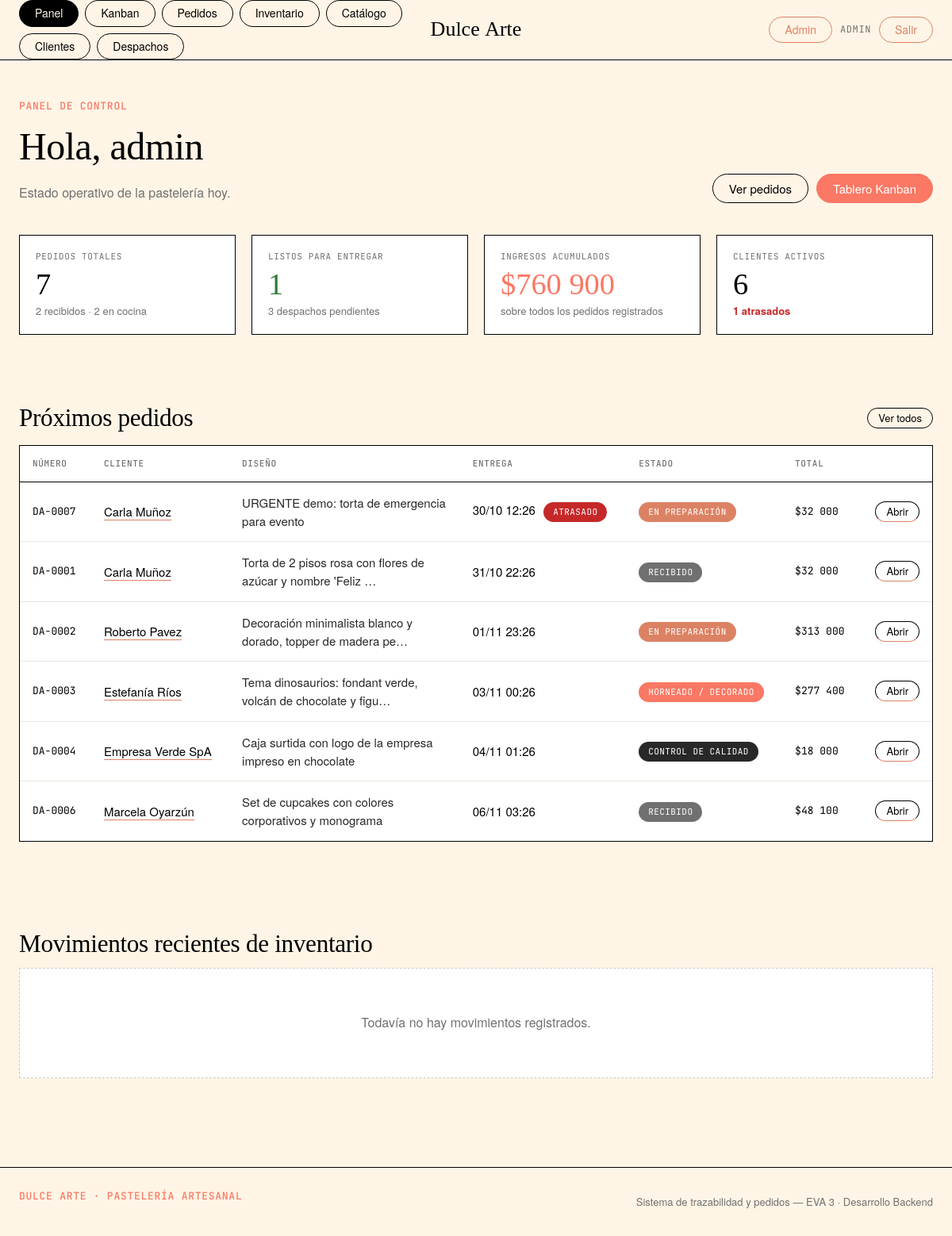
The app's page / (signed in) with its own data.
### core/models.py (models this page shows, shortened)
class TimeStampedModel(models.Model):
    creado = models.DateTimeField("creado", auto_now_add=True)
    actualizado = models.DateTimeField("actualizado", auto_now=True)
    class Meta:
        abstract = True
        ordering = ["-creado"]

class Pedido(TimeStampedModel):
    class Estado(models.TextChoices):
        RECIBIDO = "recibido", "Recibido"
        EN_PREPARACION = "preparacion", "En Preparación"
        HORNEADO = "horneado", "Horneado / Decorado"
        CONTROL = "control", "Control de Calidad"
        LISTO = "listo", "Listo"
    class Prioridad(models.TextChoices):
        NORMAL = "normal", "Normal"
        ALTA = "alta", "Alta"
        URGENTE = "urgente", "Urgente"
    class EstadoDespacho(models.TextChoices):
        PENDIENTE = "pendiente", "Sin despacho"
        EN_RUTA = "en_ruta", "En Ruta"
        ENTREGADO = "entregado", "Entregado"
    numero = models.CharField("número", max_length=20, unique=True, editable=False)
    cliente = models.ForeignKey(
        Cliente,
        on_delete=models.PROTECT,
        related_name="pedidos",
        verbose_name="cliente",
    )
    descripcion_diseño = models.TextField(
        "diseño personalizado",
        help_text="Descripción del diseño: colores, decoración, texto en torta, referencias.",
    )
    ingredientes_especiales = models.TextField(
        "ingredientes especiales",
        blank=True,
        help_text="Alergias, ingredientes adicionales o sustituciones.",
    )
    fecha_entrega = models.DateTimeField("fecha y hora de entrega")
    prioridad = models.CharField(
        "prioridad",
        max_length=10,
        choices=Prioridad.choices,
        default=Prioridad.NORMAL,
    )
    estado = models.CharField(
        "estado",
        max_length=20,
        choices=Estado.choices,
        default=Estado.RECIBIDO,
        db_index=True,
    )
    subtotal = models.DecimalField(
        "subtotal",
        max_digits=10,
        decimal_places=2,
        default=Decimal("0"),
        editable=False,
    )
    descuento = models.DecimalField(
        "descuento",
        max_digits=10,
        decimal_places=2,
        default=Decimal("0"),
        validators=[MinValueValidator(Decimal("0"))],
    )
    total = models.DecimalField(
        "total",
        max_digits=10,
        decimal_places=2,
        default=Decimal("0"),
        editable=False,
    )
    direccion_despacho = models.CharField("dirección de despacho", max_length=255, blank=True)
    estado_despacho = models.CharField(
        "estado de despacho",
        max_length=15,
        choices=EstadoDespacho.choices,
        default=EstadoDespacho.PENDIENTE,
    )
    notas = models.TextField("notas internas", blank=True)
    creador = models.ForeignKey(
        User,
        on_delete=models.SET_NULL,
        null=True,
        blank=True,
        related_name="pedidos_creados",
        verbose_name="creado por",
    )
    insumos_descontados = models.BooleanField(
        "insumos descontados",
        default=False,
        help_text="Marca si el BOM ya descontó el inventario.",
    )
    class Meta:
        verbose_name = "pedido"
        verbose_name_plural = "pedidos"
        ordering = ["fecha_entrega"]
    def get_absolute_url(self):
        return reverse("core:pedido_detalle", args=[self.pk])
    ESTADO_ORDEN = [
        Estado.RECIBIDO,
        Estado.EN_PREPARACION,
        Estado.HORNEADO,
        Estado.CONTROL,
        Estado.LISTO,
    ]
    @property
    def atrasado(self) -> bool:
        return self.fecha_entrega < timezone.now() and self.estado != self.Estado.LISTO

class Cliente(TimeStampedModel):
    nombre = models.CharField("nombre", max_length=180)
    email = models.EmailField("correo", blank=True)
    telefono = models.CharField("teléfono", max_length=30, blank=True)
    direccion = models.CharField("dirección", max_length=255, blank=True)
    comuna = models.CharField("comuna", max_length=120, blank=True)
    notas = models.TextField("notas", blank=True)
    activo = models.BooleanField("activo", default=True)
    class Meta:
        verbose_name = "cliente"
        verbose_name_plural = "clientes"
        ordering = ["nombre"]

### core/views.py (the view)
# urls.py: path("", views.inicio, name="inicio"),
@login_required
def inicio(request):
    pedidos = Pedido.objects.all()
    insumos = Insumo.objects.all()
    ctx = {
        "pedidos_total": pedidos.count(),
        "pedidos_recibidos": pedidos.filter(estado=Pedido.Estado.RECIBIDO).count(),
        "pedidos_preparacion": pedidos.filter(estado=Pedido.Estado.EN_PREPARACION).count(),
        "pedidos_listos": pedidos.filter(estado=Pedido.Estado.LISTO).count(),
        "pedidos_atrasados": sum(1 for p in pedidos if p.atrasado),
        "ingresos_totales": pedidos.aggregate(t=Sum("total"))["t"] or 0,
        "insumos_stock_bajo": [i for i in insumos if i.stock_bajo],
        "despachos_pendientes": Despacho.objects.filter(
            estado__in=[Despacho.Estado.PENDIENTE, Despacho.Estado.EN_RUTA]
        ).count(),
        "clientes_total": Cliente.objects.filter(activo=True).count(),
        "proximos": pedidos.filter(estado__in=[
            Pedido.Estado.RECIBIDO, Pedido.Estado.EN_PREPARACION,
            Pedido.Estado.HORNEADO, Pedido.Estado.CONTROL,
        ]).select_related("cliente")[:6],
        "movimientos": MovimientoInsumo.objects.select_related(
            "insumo", "registrado_por"
        )[:8],
        "categorias": Categoria.objects.filter(activa=True),
    }
    return render(request, "core/inicio.html", ctx)

### core/context_processors.py (called while the page is built)
def rol_usuario(request):
    user = getattr(request, "user", None)
    if user is not None and user.is_authenticated:
        from core.decorators import rol_de
        return {"user_rol": rol_de(user)}
    return {"user_rol": ""}

### core/models.py (called while the page is built)
    @property
    def stock_bajo(self) -> bool:
        return self.stock_actual <= self.stock_minimo

### core/templatetags/core_tags.py (called while the page is built)
@register.filter
def estado_badge(valor):
    color = _ESTADO_COLORS.get(str(valor), "#707070")
    etiqueta = _ESTADO_LABELS.get(str(valor), str(valor).title())
    return format_html(
        '<span class="badge" style="background:{};color:#fff">{}</span>',
        color,
        etiqueta,
    )

### templates/core/inicio.html (shortened to what this page needs)
{% extends "core/base.html" %}
{% load humanize %}
{% load core_tags %}
{% block content %}
<div class="page-head">
  <div>
    <span class="eyebrow">Panel de control</span>
    <h1>Hola, {{ user.first_name|default:user.username }}</h1>
    <p class="muted" style="margin:0">Estado operativo de la pastelería hoy.</p>
  </div>
  <div class="page-head__actions">
    <a class="btn" href="{% url 'core:pedidos' %}">Ver pedidos</a>
    <a class="btn btn--primary" href="{% url 'core:kanban' %}">Tablero Kanban</a>
  </div>
</div>
<section class="section--tight">
  <div class="grid grid--4">
    <div class="kpi">
      <div class="kpi__label">Pedidos totales</div>
      <div class="kpi__value">{{ pedidos_total }}</div>
      <div class="kpi__hint">{{ pedidos_recibidos }} recibidos · {{ pedidos_preparacion }} en cocina</div>
    </div>
    <div class="kpi">
      <div class="kpi__label">Listos para entregar</div>
      <div class="kpi__value" style="color:#2e7d32">{{ pedidos_listos }}</div>
      <div class="kpi__hint">{{ despachos_pendientes }} despachos pendientes</div>
    </div>
    <div class="kpi">
      <div class="kpi__label">Ingresos acumulados</div>
      <div class="kpi__value kpi__value--accent">${{ ingresos_totales|floatformat:0|intcomma }}</div>
      <div class="kpi__hint">sobre todos los pedidos registrados</div>
    </div>
    <div class="kpi">
      <div class="kpi__label">Clientes activos</div>
      <div class="kpi__value">{{ clientes_total }}</div>
      <div class="kpi__hint">{% if pedidos_atrasados %}<b style="color:#c62828">{{ pedidos_atrasados }} atrasados</b>{% else %}sin pedidos atrasados{% endif %}</div>
    </div>
  </div>
</section>
<section class="section">
  <div class="row row--between" style="margin-bottom:16px">
    <h2 style="margin:0">Próximos pedidos</h2>
    <a class="pill pill--sm" href="{% url 'core:pedidos' %}">Ver todos</a>
  </div>
  {% if proximos %}
  <div class="table-wrap">
    <table class="data">
      <thead>
        <tr>
          <th>Número</th><th>Cliente</th><th>Diseño</th><th>Entrega</th><th>Estado</th><th>Total</th><th></th>
        </tr>
      </thead>
      <tbody>
        {% for p in proximos %}
        <tr>
          <td class="mono">{{ p.numero }}</td>
          <td><a href="{{ p.get_absolute_url }}">{{ p.cliente.nombre }}</a></td>
          <td class="soft" style="max-width:280px">{{ p.descripcion_diseño|truncatechars:60 }}</td>
          <td class="nowrap">
            {{ p.fecha_entrega|date:"d/m H:i" }}
            {% if p.atrasado %}<span class="badge badge--red" style="margin-left:6px">Atrasado</span>{% endif %}
          </td>
          <td>{{ p.estado|estado_badge }}</td>
          <td class="mono nowrap">${{ p.total|floatformat:0|intcomma }}</td>
          <td class="right"><a class="pill pill--sm" href="{{ p.get_absolute_url }}">Abrir</a></td>
        </tr>
        {% endfor %}
      </tbody>
    </table>
  </div>
  {% else %}
  <div class="empty">
    <div class="empty__icon">🍰</div>
    <h3>Sin pedidos en curso</h3>
    <p>Cuando registres pedidos aparecerán aquí.</p>
  </div>
  {% endif %}
</section>
<section class="section">
  <h2>Movimientos recientes de inventario</h2>
  {% if movimientos %}
  <div class="grid grid--2">
    {% for m in movimientos %}
    <div class="card card--flat">
      <div class="row row--between">
        <b>{{ m.insumo.nombre }}</b>
        <span class="badge {% if m.tipo == 'entrada' %}badge--green{% else %}badge--coral{% endif %}">
          {% if m.tipo == 'entrada' %}+{% else %}−{% endif %} {{ m.cantidad }}
        </span>
      </div>
      <p class="muted" style="margin:8px 0 0;font-size:14px">
        {{ m.motivo }}
        {% if m.registrado_por %} · <span class="mono">{{ m.registrado_por.username }}</span>{% endif %}
      </p>
    </div>
    {% endfor %}
  </div>
  {% else %}
  <div class="empty"><p style="margin:0">Todavía no hay movimientos registrados.</p></div>
  {% endif %}
</section>
{% endblock %}

### templates/core/base.html (shortened to what this page needs)
{% load static %}<!DOCTYPE html>
<html lang="es">
<head>
  <link rel="stylesheet" href="{% static 'css/app.css' %}">
</head>
<body class="{% block body_class %}{% endblock %}">
{% if user.is_authenticated %}
<header class="nav">
  <div class="nav__inner container">
    <nav class="nav__links" aria-label="Principal">
      <a class="pill {% if request.resolver_match.url_name == 'inicio' %}pill--active{% endif %}" href="{% url 'core:inicio' %}">Panel</a>
      {% if user_rol == 'cocina' or user_rol == 'admin' %}
      <a class="pill {% if request.resolver_match.app_name == 'core' and request.resolver_match.url_name in 'pedidos,pedido_detalle,kanban' %}pill--active{% endif %}" href="{% url 'core:kanban' %}">Kanban</a>
      {% endif %}
      <a class="pill {% if request.resolver_match.url_name == 'pedidos' %}pill--active{% endif %}" href="{% url 'core:pedidos' %}">Pedidos</a>
      <a class="pill {% if request.resolver_match.url_name in 'insumos,insumo_detalle' %}pill--active{% endif %}" href="{% url 'core:insumos' %}">Inventario</a>
      <a class="pill {% if request.resolver_match.url_name in 'productos,producto_detalle' %}pill--active{% endif %}" href="{% url 'core:productos' %}">Catálogo</a>
      <a class="pill {% if request.resolver_match.url_name in 'clientes,cliente_detalle' %}pill--active{% endif %}" href="{% url 'core:clientes' %}">Clientes</a>
      <a class="pill {% if request.resolver_match.url_name in 'despachos,despacho_detalle' %}pill--active{% endif %}" href="{% url 'core:despachos' %}">Despachos</a>
    </nav>
    <a class="nav__logo" href="{% url 'core:inicio' %}">Dulce&nbsp;Arte</a>
    <div class="nav__right">
      {% if user.is_staff %}
        <a class="pill pill--quiet" href="{% url 'admin:index' %}" title="Django Admin">Admin</a>
      {% endif %}
      <span class="nav__user">{{ user.first_name|default:user.username }}</span>
      <a class="pill pill--quiet" href="{% url 'core:logout' %}">Salir</a>
    </div>
  </div>
</header>
{% endif %}
<main class="{% block main_class %}container{% endblock %}">
  {% block content %}{% endblock %}
</main>
{% if user.is_authenticated %}
<footer class="footer">
  <div class="container footer__inner">
    <span class="eyebrow">Dulce Arte · Pastelería Artesanal</span>
    <span class="footer__meta">Sistema de trazabilidad y pedidos — EVA 3 · Desarrollo Backend</span>
  </div>
</footer>
{% endif %}
</body>
</html>

### records on screen
Pedido: numero "DA-0007", cliente.nombre "Carla Muñoz", descripcion_diseño "URGENTE demo: torta de emergencia para evento", fecha_entrega "30/10 12:26", shows "ATRASADO", estado|estado_badge "EN PREPARACIÓN", total "32 000"
Pedido: numero "DA-0001", cliente.nombre "Carla Muñoz", descripcion_diseño "Torta de 2 pisos rosa con flores de azúcar y nombre 'Feliz …", fecha_entrega "31/10 22:26", estado|estado_badge "RECIBIDO", total "32 000"
Pedido: numero "DA-0002", cliente.nombre "Roberto Pavez", descripcion_diseño "Decoración minimalista blanco y dorado, topper de madera pe…", fecha_entrega "01/11 23:26", estado|estado_badge "EN PREPARACIÓN", total "313 000"
Pedido: numero "DA-0003", cliente.nombre "Estefanía Ríos", descripcion_diseño "Tema dinosaurios: fondant verde, volcán de chocolate y figu…", fecha_entrega "03/11 00:26", estado|estado_badge "HORNEADO / DECORADO", total "277 400"
Pedido: numero "DA-0004", cliente.nombre "Empresa Verde SpA", descripcion_diseño "Caja surtida con logo de la empresa impreso en chocolate", fecha_entrega "04/11 01:26", estado|estado_badge "CONTROL DE CALIDAD", total "18 000"
Pedido: numero "DA-0006", cliente.nombre "Marcela Oyarzún", descripcion_diseño "Set de cupcakes con colores corporativos y monograma", fecha_entrega "06/11 03:26", estado|estado_badge "RECIBIDO", total "48 100"

### other values on screen
{{ user.first_name|default:user.username }} "ADMIN"
{{ user.first_name|default:user.username }} "admin"
{{ pedidos_total }} "7"
{{ pedidos_recibidos }} "2"
{{ pedidos_preparacion }} "2"
{{ pedidos_listos }} "1"
{{ despachos_pendientes }} "3"
{{ ingresos_totales|floatformat:0|intcomma }} "760 900"
{{ clientes_total }} "6"
{{ pedidos_atrasados }} "1"
